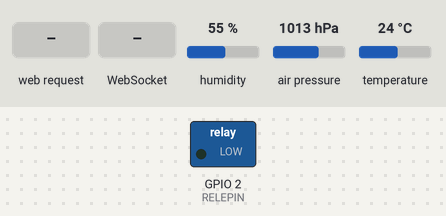
Bench run of a sketch on a simulated ESP32. Shown: switched loads named in the sketch (green lamp = pin HIGH). Inputs (shaded band) come from the test bench; at power-on: humidity 55 %, air pressure 1013 hPa, temperature 24 °C. WiFi joins after 1.5 s; servers stay silent unless stated; storage starts empty; what the sketch prints to the serial monitor is not drawn.

Above: at 3.7 s.
3.8 s: HTTP request GET /led/on received
At 4.9 s:
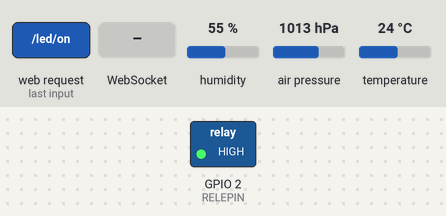
5.3 s: WebSocket text "1" received
At 6.1 s:
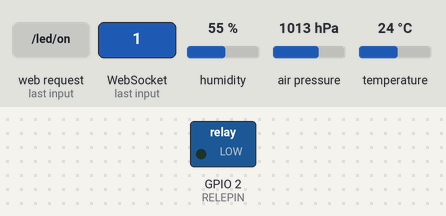
Timing chart, 0 to 8.3 s (numbered marks = the images above; inputs shaded):
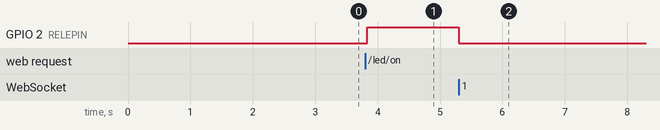

The sketch:

WebSocketsServerJsonBME280.ino
```cpp
#include "WiFi.hpp"
#include "BME280.hpp"
#include "ESPAsyncWebServer.hpp"
#include "WebSocketsServerJsonBME280.hpp"


void setup() {
  Serial.begin(115200);
  pinMode(Led, OUTPUT);
  iniciarBME280 ();

  initWiFiStation ();
  initESPAsyncWebServer ();
  initWebSocketsServer ();
}

void loop() {
  websockets.loop();
}
```

BME280.hpp
```cpp
// Biblotecas
#include <Wire.h>
#include <Adafruit_Sensor.h>
#include <Adafruit_BME280.h>

// Configuraciones
#define SEALEVELPRESSURE_HPA (1013.25)
// Presión nivel del mar (presión => temperatura)

#define RELEPIN 2

// Variables
float temperatura;
float humedad;
float presion;
float altitud;

bool rele;
float termostato = 22;


// Instancia / constructor
Adafruit_BME280 bme;

// Funciones / métodos
void activarRele() {
  if (temperatura > termostato) {
    digitalWrite (RELEPIN, LOW);
    Serial.println( "Relé desactivado");
    rele = false;
    }
    else {
      digitalWrite(RELEPIN, HIGH);
      Serial.println( "Relé activado");
      rele = true;
      }
}
void leerSensorBME280 () {
  temperatura = bme.readTemperature();
  humedad = bme.readHumidity();
  presion = bme.readPressure();
  altitud = bme.readAltitude(SEALEVELPRESSURE_HPA);
  activarRele();
}

void imprimirValores() {
  Serial.print("Temperatura = ");
  Serial.print(bme.readTemperature());
  Serial.println(" *C");

  // Temperatura en Fahrenheit
  Serial.print("Temperatura = ");
  Serial.print(1.8 * bme.readTemperature() + 32);
  Serial.println(" *F");

  Serial.print("Presión = ");
  Serial.print(bme.readPressure() / 100.0F);
  Serial.println(" hPa - hectopascal");

  Serial.print("Altitud aproximada = ");
  Serial.print(bme.readAltitude(SEALEVELPRESSURE_HPA));
  Serial.println(" m");

  Serial.print("Humedad = ");
  Serial.print(bme.readHumidity());
  Serial.println(" %");

  Serial.println();
}

void iniciarBME280 () {
  Serial.println(F("BME280 test"));
  bool status;
  status = bme.begin(0x76);
  if (!status) {
    Serial.println("¡Sensor BME280 no detectado, revisa las conexiones!");
    while (1);
    }
    Serial.println("-- Test De Prueba --");
    delay(1000);
    Serial.println();
    imprimirValores();
}
```

ESPAsyncWebServer.hpp
```cpp
// Descarga la herramienta Sketch Data Upload
// https://github.com/me-no-dev/arduino-esp32fs-plugin/releases/

// Biblotecas
#include "ESPAsyncWebServer.h"
#include "SPIFFS.h"

#define Led 2

// Instancia / constructor
AsyncWebServer server(80);

// Funciones / métodos
void initESPAsyncWebServer (){
  // Initialize SPIFFS
  if(!SPIFFS.begin(true)){
    Serial.println("A ocurrido un error al montando SPIFFS");
    return;
  }
  server.begin();
  server.on("/", HTTP_GET, [](AsyncWebServerRequest * request) {
    request->send(SPIFFS, "/index.html", "text/html");
    });
  server.on("/led/on", HTTP_GET, [](AsyncWebServerRequest * request) {
    digitalWrite(Led, HIGH);
    request->send(SPIFFS, "/index.html", "text/html");
    });
  server.on("/led/off", HTTP_GET, [](AsyncWebServerRequest * request) {
    digitalWrite(Led, LOW);
    request->send(SPIFFS, "/index.html", "text/html");
    });
}
```

WebSocketsServerJsonBME280.hpp
```cpp
// Bibliotecas
#include <WebSocketsServer.h>
#include <ArduinoJson.h>
#include <Ticker.h>

// Configuración
#define Led 2

void enviarDatosSensorWebsockets ();

// Instancia / constructor
WebSocketsServer websockets(81);
Ticker timer;

// Funciones / Métodos
void webSocketEvent(uint8_t num, WStype_t type, uint8_t * payload, size_t length) {
  switch (type) {
    case WStype_DISCONNECTED:
      Serial.printf("[%u] ¡Desconectado!\n", num);
      break;
    case WStype_CONNECTED: {
        IPAddress ip = websockets.remoteIP(num);
        Serial.printf("[%u] Conectado en %d.%d.%d.%d url: %s\n", num, ip[0], ip[1], ip[2], ip[3], payload);
      }
      break;
    case WStype_TEXT:
      Serial.printf("[%u] Texto: %s\n", num, payload);
      String mensaje = String((char*)( payload));
      Serial.println(mensaje);
      DynamicJsonDocument doc(200); // documento (capacidad)
      DeserializationError error = deserializeJson(doc, mensaje);
        if (error) {
        Serial.print("deserializeJson() failed: ");
        Serial.println(error.c_str());
        return;
        }
      int estadoLed = doc["Led"]; // el estado será de 0 o 1
      digitalWrite(Led,estadoLed);
      }
}

void enviarDatosSensorWebsockets () {
  float h = bme.readHumidity();
  float t = bme.readTemperature();
  if (isnan(h) || isnan(t) ) {
    Serial.println(F("Fallo de lectura en sensor BME280!"));
    return;
    }
  String JSON_Data = "{\"temp\":";
         JSON_Data += t;
         JSON_Data += ",\"hum\":";
         JSON_Data += h;
         JSON_Data += "}";
   Serial.println(JSON_Data);
   websockets.broadcastTXT(JSON_Data);  // envia datos a todos los clientes conectados
}

void initWebSocketsServer () {
  websockets.begin();
  websockets.onEvent(webSocketEvent);
  timer.attach(5,enviarDatosSensorWebsockets);
}
```

WiFi.hpp
```cpp
// Biblioteca
#include <WiFi.h>

const char* nombre_red = "studiomiranda";
const char* contrasena = "88888888";

// Función / método
void initWiFiAccessPoint () {
  WiFi.softAP(nombre_red, contrasena);
  Serial.println("soft Access Point: ");
  Serial.println(WiFi.softAPIP());
}

void initWiFiStation () {
  WiFi.begin(nombre_red, contrasena);
  Serial.print("Conectando...");
  while (WiFi.status() != WL_CONNECTED)
  {
    delay(500);
    Serial.print(".");
  }
  Serial.println();
  Serial.print("Conectado, dirección IP: ");
  Serial.println(WiFi.localIP());
}

void initWiFiAccessPointStation () {
 WiFi.mode(WIFI_AP_STA);
  WiFi.begin( nombre_red, contrasena );
  while (WiFi.status() != WL_CONNECTED) {
    delay(1000);
    Serial.println("¡Conectando en modo estación!");
  }
  Serial.print("Dirección IP: ");
  Serial.println(WiFi.localIP());
  Serial.println();
}
```

Measured:
- after the input at 3.8 s, GPIO 2 (RELEPIN): LOW → HIGH at once
- after the input at 5.3 s, GPIO 2 (RELEPIN): HIGH → LOW at once
